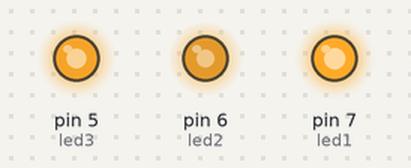
This sketch was run on a simulated Arduino Uno, built with avr-gcc and run on an emulated ATmega328P. On the bench: output pins drawn as LEDs (lit = HIGH). Random numbers use the default seed unless the sketch sets one.

Above: at 0.37 s.
At 6.74 s:
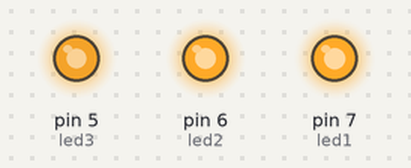
At 13.67 s:
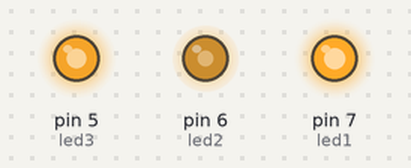
At 20.73 s:
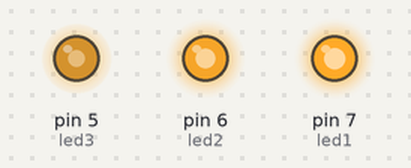
At 39.03 s:
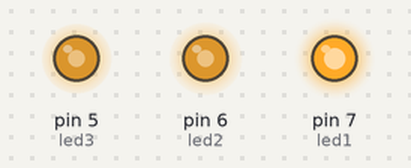
Timing chart, 0 to 40.0 s (numbered marks = the images above):
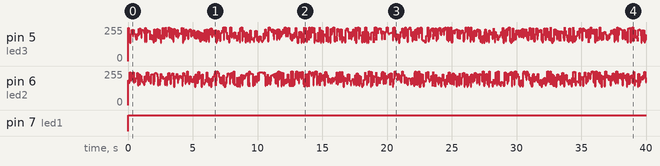

The sketch:

Tocha.ino
```cpp
int led1=7;
int led2=6;
int led3=5;

void setup() {
  pinMode(led1, OUTPUT);
  pinMode(led2, OUTPUT);
  pinMode(led3, OUTPUT);

}

void loop() {
 analogWrite(led1,random(120)+136);
  analogWrite(led2,random(120)+136);
  analogWrite(led3,random(120)+136);
  delay(random(100));

}
```

Measured:
- by itself, pin 7 (led1): LOW → HIGH at 0.00 s
